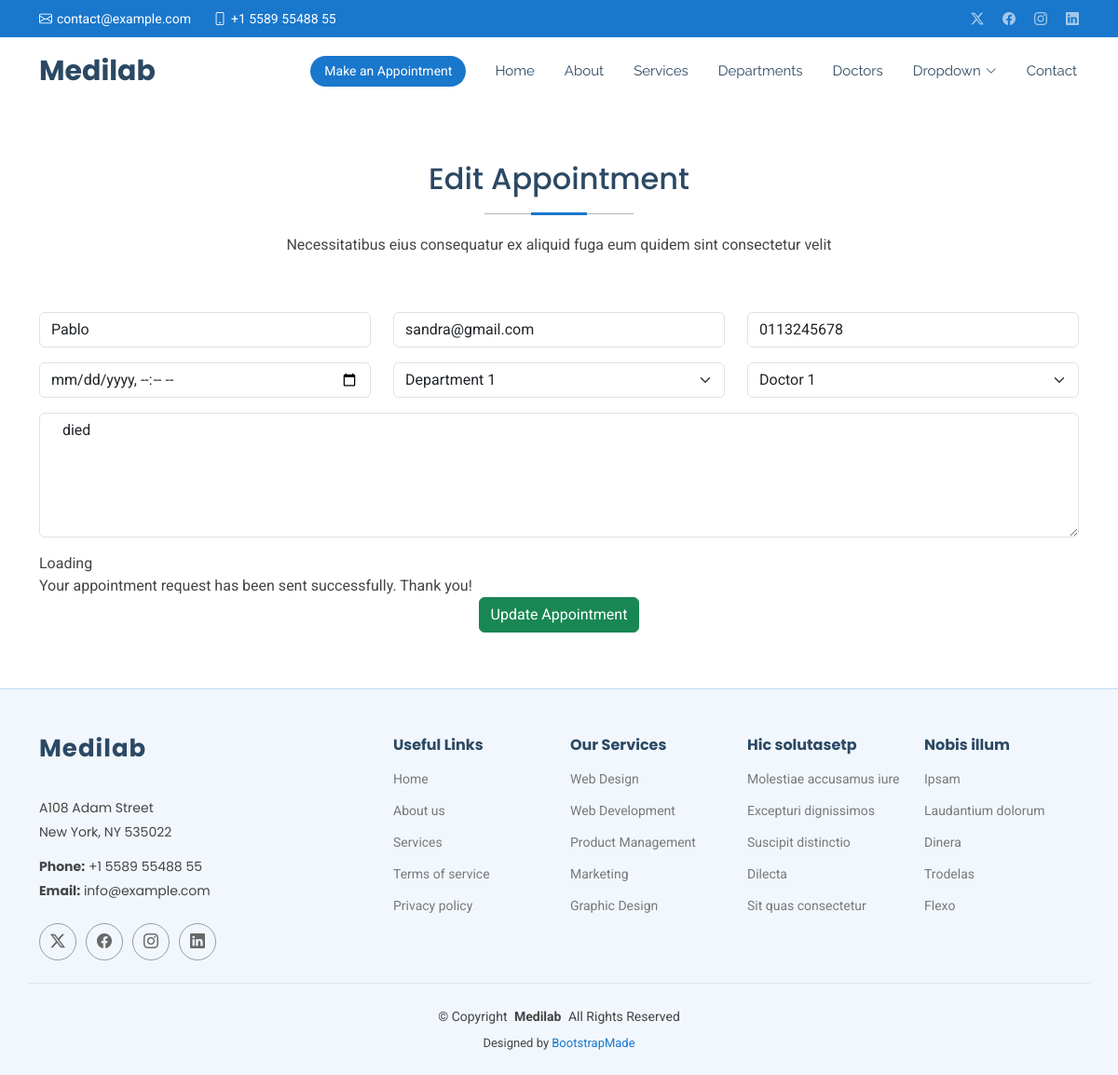
The app's page /edit/7 with its own data.
### hospitalapp/models.py (models this page shows, shortened)
class Appointment(models.Model):
    name = models.CharField(max_length=100)
    email = models.EmailField()
    phone = models.CharField(max_length=100)
    datetime = models.CharField(max_length=100)
    department = models.CharField(max_length=100)
    doctor = models.CharField(max_length=100)
    message = models.TextField()

### hospitalapp/views.py (the view, shortened to what this page needs)
# urls.py: path('edit/<int:id>', views.edit,name='edit'),
def edit(request,id):
    editappointment=get_object_or_404(Appointment,id=id)
    return render(request,'edit.html',{'editappointment':editappointment})

### templates/edit.html (shortened to what this page needs)
{% extends 'starter-page.html' %}
{% load static %}
{% block content %}
    <section id="appointment" class="appointment section">
      <div class="container section-title" data-aos="fade-up">
        <h2>Edit Appointment</h2>
        <p>Necessitatibus eius consequatur ex aliquid fuga eum quidem sint consectetur velit</p>
      </div>
      <div class="container" data-aos="fade-up" data-aos-delay="100">
        <form  method="post">
          <div class="row">
            <div class="col-md-4 form-group">
              <input type="text" name="name" value="{{ editappointment.name }}" class="form-control" id="name" placeholder="Your Name" required="">
            </div>
            <div class="col-md-4 form-group mt-3 mt-md-0">
              <input type="email" class="form-control" name="email" value="{{ editappointment.email }}" id="email" placeholder="Your Email" required="">
            </div>
            <div class="col-md-4 form-group mt-3 mt-md-0">
              <input type="tel" class="form-control" name="phone" value="{{ editappointment.phone }}" id="phone" placeholder="Your Phone" required="">
            </div>
          </div>
          <div class="row">
            <div class="col-md-4 form-group mt-3">
              <input type="datetime-local" name="date" class="form-control datepicker" id="date" placeholder="Appointment Date" required="">
            </div>
            <div class="col-md-4 form-group mt-3">
              <select name="department" id="department" class="form-select" required="">
                <option value="Department 1" {% if editappointment.department == 'Department 1' %}
                    selected
                {% endif %} >Department 1</option>
              </select>
            </div>
            <div class="col-md-4 form-group mt-3">
              <select name="doctor" id="doctor" class="form-select" required="">
                <option value="Doctor 1" {% if editappointment.doctor == 'Doctor 1' %}
                	selected
                {% endif %} >Doctor 1</option>
              </select>
            </div>
          </div>
          <div class="form-group mt-3">
            <textarea class="form-control" name="message" rows="5" placeholder="Message (Optional)"> {{ editappointment.message }}</textarea>
          </div>
          <div class="mt-3">
            <div class="loading">Loading</div>
            <div class="sent-message">Your appointment request has been sent successfully. Thank you!</div>
            <div class="text-center "><button type="submit" class="btn btn-success">Update Appointment</button></div>
          </div>
        </form>
      </div>
    </section>
{% endblock %}

### static/assets/css/main.css (style rules this page uses)
:root { --default-font: "Roboto", system-ui, -apple-system, "Segoe UI", Roboto, "Helvetica Neue", Arial, "Noto Sans", "Liberation Sans", sans-serif, "Apple Color Emoji", "Segoe UI Emoji", "Segoe UI Symbol", "Noto Color Emoji"; --heading-font: "Poppins", sans-serif; --nav-font: "Raleway", sans-serif; }
:root { --background-color: #ffffff; --default-color: #444444; --heading-color: #2c4964; --accent-color: #1977cc; --surface-color: #ffffff; --contrast-color: #ffffff; }
:root { --nav-color: #2c4964; --nav-hover-color: #1977cc; --nav-mobile-background-color: #ffffff; --nav-dropdown-background-color: #ffffff; --nav-dropdown-color: #2c4964; --nav-dropdown-hover-color: #1977cc; }
:root { scroll-behavior: smooth; }
body { color: var(--default-color); background-color: var(--background-color); font-family: var(--default-font); }
h1, h2, h3, h4, h5, h6 { color: var(--heading-color); font-family: var(--heading-font); }
section, .section { color: var(--default-color); background-color: var(--background-color); padding: 60px 0; scroll-margin-top: 72px; overflow: clip; }
.section-title { text-align: center; padding-bottom: 60px; position: relative; }
.section-title h2 { font-size: 32px; font-weight: 500; margin-bottom: 20px; padding-bottom: 20px; position: relative; }
.section-title h2:before { content: ""; position: absolute; display: block; width: 160px; height: 1px; background: color-mix(in srgb, var(--default-color), transparent 60%); left: 0; right: 0; bottom: 1px; margin: auto; }
.section-title h2::after { content: ""; position: absolute; display: block; width: 60px; height: 3px; background: var(--accent-color); left: 0; right: 0; bottom: 0; margin: auto; }
.section-title p { margin-bottom: 0; }

### records on screen
Appointment: name "Pablo", email "sandra@gmail.com", phone "0113245678", department "Department 1", doctor "Doctor 1", message "died"
